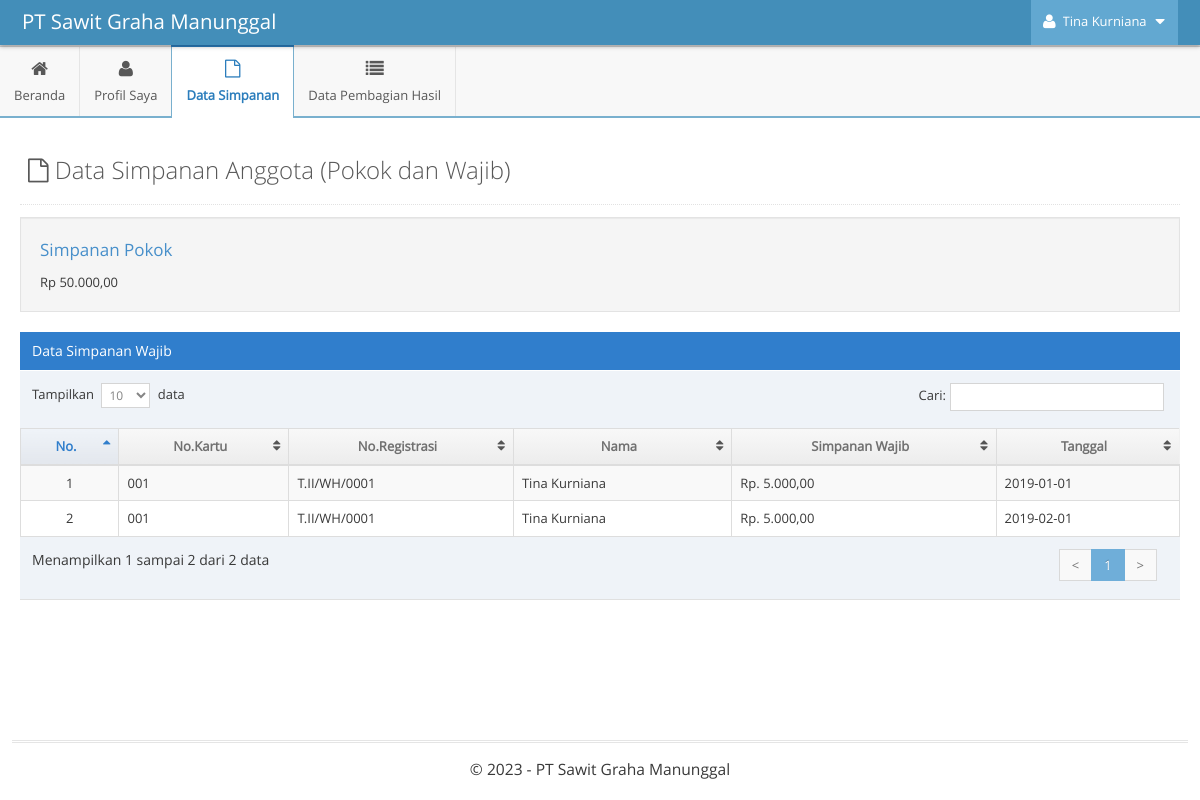
Page /anggota/indexAnggota.php?p=simpanan&m=simpanan (signed in) on the committed database.
### tables this page shows
CREATE TABLE `simpanan_wajib` (
  `id` int NOT NULL AUTO_INCREMENT,
  `id_anggota` int NOT NULL,
  `tanggal` date NOT NULL,
  `simpanan_wajib` bigint NOT NULL,
  `id_bulan` int NOT NULL,
  `id_tahun` int NOT NULL,
  PRIMARY KEY (`id`),
  KEY `id_anggota` (`id_anggota`),
  KEY `id_tahun` (`id_tahun`),
  KEY `id_bulan` (`id_bulan`),
  CONSTRAINT `simpanan_wajib_ibfk_1` FOREIGN KEY (`id_anggota`) REFERENCES `anggota` (`id_anggota`) ON DELETE CASCADE,
  CONSTRAINT `simpanan_wajib_ibfk_3` FOREIGN KEY (`id_tahun`) REFERENCES `tahun` (`id`) ON DELETE CASCADE ON UPDATE CASCADE,
  CONSTRAINT `simpanan_wajib_ibfk_4` FOREIGN KEY (`id_bulan`) REFERENCES `bulan` (`id`) ON DELETE CASCADE ON UPDATE CASCADE
);

CREATE TABLE `anggota` (
  `id_anggota` int NOT NULL AUTO_INCREMENT,
  `username` varchar(255) NOT NULL,
  `password` varchar(255) NOT NULL,
  `nama` varchar(255) NOT NULL,
  `no_kartu` varchar(255) NOT NULL,
  `no_registrasi` varchar(255) NOT NULL,
  `alamat` text NOT NULL,
  `ktp` varchar(16) NOT NULL,
  `luas_plasma` varchar(255) NOT NULL,
  `foto` varchar(255) NOT NULL,
  `no_rek` varchar(255) NOT NULL,
  `bank` varchar(255) NOT NULL,
  `id_tahun` int NOT NULL,
  `no_hp` varchar(255) DEFAULT NULL,
  PRIMARY KEY (`id_anggota`),
  KEY `id_tahun` (`id_tahun`),
  CONSTRAINT `anggota_ibfk_1` FOREIGN KEY (`id_tahun`) REFERENCES `tahun` (`id`) ON DELETE CASCADE ON UPDATE CASCADE
);

### function-show.php (called while the page is built)
<?php
$host = 'localhost';
$username = 'root';
$password = '';
$dbname = 'skripsi-pirda2';
$conn = mysqli_connect($host, $username, $password, $dbname);
function tampilData($query)
{
    global $conn;
    $result = mysqli_query($conn, $query);
    $rows = [];
    while ($row = mysqli_fetch_assoc($result)) {
        $rows[] = $row;
    }
    return $rows;
}
?>

### anggota/pages-anggota/simpanan/simpanan.php (the view)
<?php
$id = $_SESSION['id'];
$query_tampil = "SELECT
                    simpanan_wajib.*,
                    anggota.no_kartu,
                    anggota.no_registrasi,
                    anggota.nama
                FROM
                    simpanan_wajib
                INNER JOIN anggota ON anggota.id_anggota = simpanan_wajib.id_anggota
                WHERE anggota.id_anggota = $id";
$anggota = tampilData($query_tampil);
?>
<div class="page-content">
    <div class="page-header">
        <h1 style="color:#585858">
            <i class="ace-icon fa fa-file-o"></i> Data Simpanan Anggota (Pokok dan Wajib)
        </h1>
    </div>
    <div class="row">
        <div class="col-xs-12">
            <div class="row">
                <div class="col-xs-12">
                    <div class="well">
                        <h4 class="blue smaller dark">Simpanan Pokok</h4>
                        Rp 50.000,00
                    </div>
                </div>
                <div class="col-xs-12">
                    <div class="table-header">
                        Data Simpanan Wajib
                    </div>
                    <div>
                        <table id="dynamic-table" class="table table-striped table-bordered table-hover">
                            <thead>
                                <tr>
                                    <th>No.</th>
                                    <th>No.Kartu</th>
                                    <th>No.Registrasi</th>
                                    <th>Nama</th>
                                    <th>Simpanan Wajib</th>
                                    <th>Tanggal</th>
                                </tr>
                            </thead>
                            <tbody>
                                <?php
                                $i = 1;
                                foreach ($anggota as $value) {
                                ?>
                                    <tr>
                                        <td class="center"><?= $i; ?></td>
                                        <td><?= $value['no_kartu'] ?></td>
                                        <td><?= $value['no_registrasi'] ?></td>
                                        <td><?= $value['nama'] ?></td>
                                        <td>Rp. <?= number_format($value['simpanan_wajib'], 2, ",", "."); ?></td>
                                        <td><?= $value['tanggal'] ?></td>
                                    </tr>
                                <?php
                                    $i++;
                                }
                                ?>
                            </tbody>
                        </table>
                    </div>
                </div>
            </div>
        </div>
    </div>
</div>

### rows in the picture
simpanan_wajib: id_anggota.no_kartu "001", id_anggota.no_registrasi "T.II/WH/0001", id_anggota.nama "Tina Kurniana", simpanan_wajib "5.000,00", tanggal "2019-01-01"
simpanan_wajib: id_anggota.no_kartu "001", id_anggota.no_registrasi "T.II/WH/0001", id_anggota.nama "Tina Kurniana", simpanan_wajib "5.000,00", tanggal "2019-02-01"

### other values in the picture
$_SESSION['name'] "Tina Kurniana"
